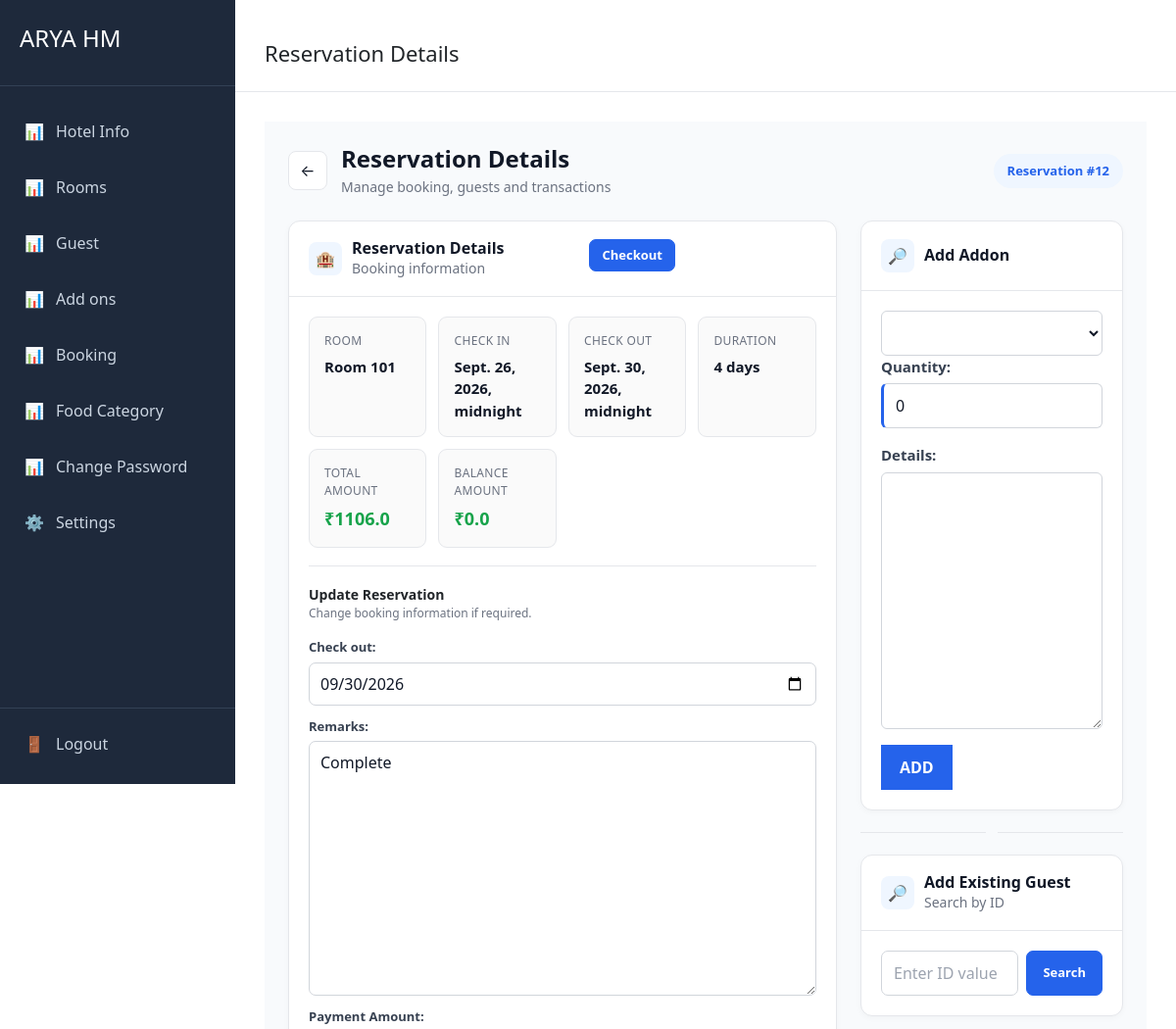
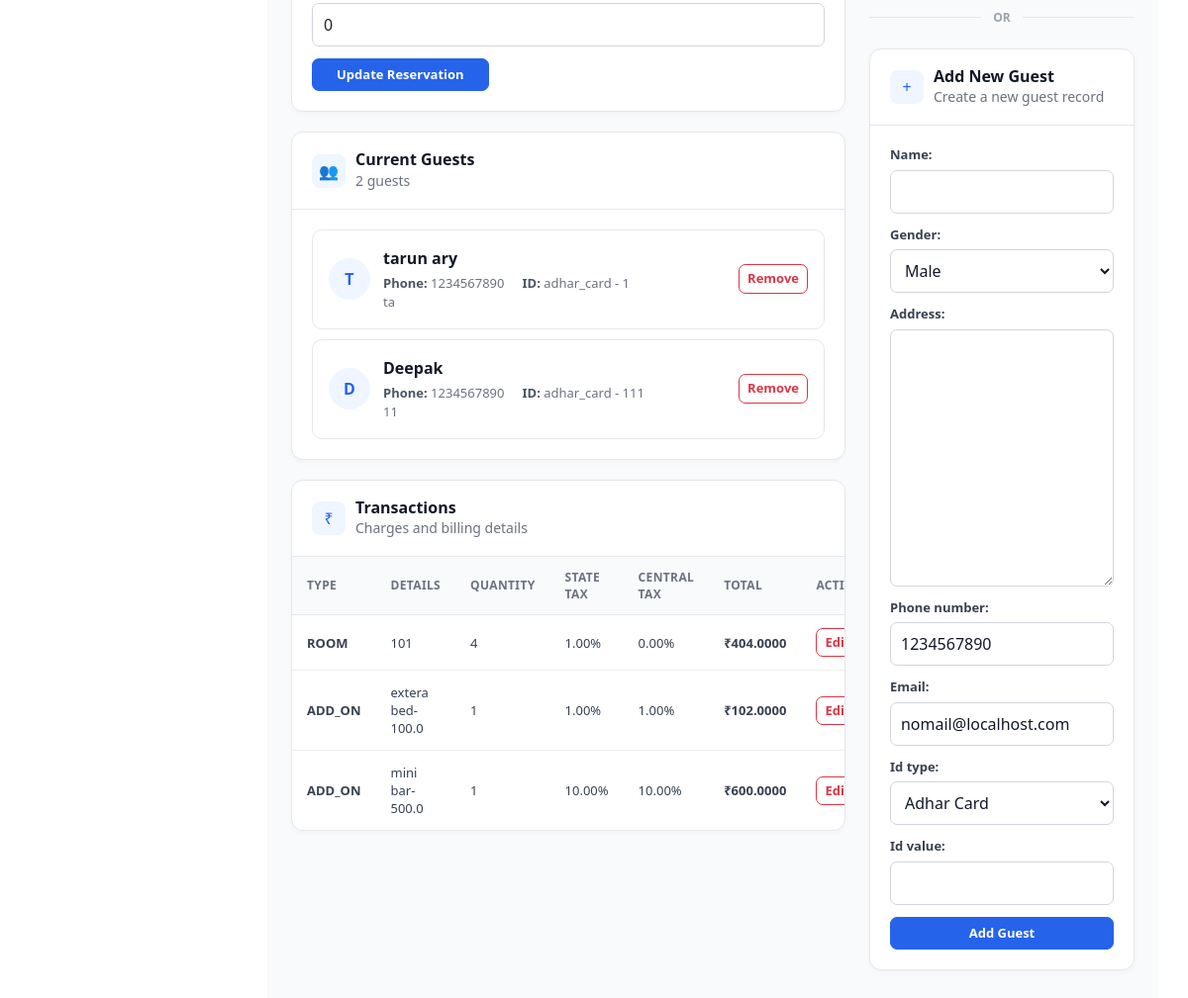
Screenshot of /reservation/booking/12 with the database file from the repository (2 pictures, top to bottom).
### reservation/models.py (models this page shows, shortened)
class Reservation(models.Model):
    hotel = models.ForeignKey(Hotel,on_delete=models.CASCADE,related_name='reservations')
    check_in = models.DateTimeField()
    check_out = models.DateTimeField()
    room = models.ForeignKey(Room,on_delete=models.CASCADE,related_name='reservations')
    status = models.CharField(max_length=30,choices=ReservationStatus.choices,default=ReservationStatus.CHECKIN)
    create_at = models.DateTimeField(auto_now_add=True)
    update_at = models.DateTimeField(auto_now=True)
    total_amount_recived = models.FloatField(default=0)
    remarks = models.TextField(default="",blank=True, null=True)
    guests = models.ManyToManyField(through="ReservationGuest",to=Guest)
    @property
    def days(self):
        duration = self.check_out - self.check_in
        return math.ceil(duration.total_seconds() / (24 * 60 * 60))

### room/models.py (models this page shows, shortened)
class Room(models.Model):
    hotel = models.ForeignKey(Hotel,on_delete=models.CASCADE,related_name='rooms')
    room_number = models.IntegerField()
    per_night_price=models.FloatField()
    state_tax_percentage=models.FloatField()
    center_tax_percentage=models.FloatField()
    room_type=models.CharField(max_length=30,choices=RoomType.choices,default=RoomType.SINGLE)
    status=models.CharField(max_length=30,choices=RoomStatus.choices,default=RoomStatus.AVAILABLE)
    create_at = models.DateTimeField(auto_now_add=True)
    update_at = models.DateTimeField(auto_now=True)
    deleted_at = models.DateTimeField(null=True, blank=True)

### guest/models.py (models this page shows, shortened)
class Guest(models.Model):
    hotel = models.ForeignKey(Hotel,on_delete=models.CASCADE,related_name='guests')
    name = models.CharField(max_length=100)
    gender = models.TextField(choices=GendarChoise.choices,default=GendarChoise.Male,blank=True, null=True)
    address = models.TextField()
    phone_number = models.CharField(max_length=10,default="1234567890")
    email = models.EmailField(default='nomail@localhost.com')
    id_type = models.CharField(max_length=20,choices=IdType.choices,default=IdType.ADHAR)
    id_value = models.CharField(max_length=50)
    create_at = models.DateTimeField(auto_now_add=True)
    update_at = models.DateTimeField(auto_now=True)

### transactions/models.py (models this page shows, shortened)
class Transaction(models.Model):
    type=models.CharField(choices=TransactionType.choices,max_length=10,default=TransactionType.ROOM)
    reservation=models.ForeignKey(Reservation,on_delete=models.CASCADE,related_name='transactions')
    price=models.DecimalField(max_digits=10,decimal_places=2)
    state_tax_percentage=models.DecimalField(max_digits=10,decimal_places=2)
    central_tax_percentage=models.DecimalField(max_digits=10,decimal_places=2)
    quantity=models.IntegerField(default=0)
    created_at=models.DateTimeField(auto_now_add=True)
    updated_at=models.DateTimeField(auto_now=True)
    details=models.TextField(blank=True,null=True)
    @property
    def subtotal(self):
        return self.price * self.quantity
    @property
    def state_tax_amount(self):
        return self.subtotal * self.state_tax_percentage / 100
    @property
    def central_tax_amount(self):
        return self.subtotal * self.central_tax_percentage / 100
    @property
    def total_price(self):
        return (
                self.subtotal
                + self.state_tax_amount
                + self.central_tax_amount
        )
    @staticmethod
    def find_all_by_reservation(reservation:Reservation)->list:
        return [i for i in Transaction.objects.filter(reservation=reservation).all()]

### reservation/views.py (the view)
# urls.py: path("booking/<bookingId>", views.edit_booking, name="add_guest"),
def edit_booking(request, bookingId):
    reservation = Reservation.objects.get(id=bookingId)
    hotel = getHotel(request)
    addons=Addon.find_all_available(hotel)
    mapResverationAndGuest(request, reservation)
    unmapResverationAndGuest(request, reservation)
    add_new_guest(request, reservation, hotel)
    updateReservation(request, reservation)
    add_on_transaction_creation(request, reservation, hotel)
    transactions:list[Transaction]=Transaction.find_all_by_reservation(reservation)
    total=calculate_total_from_allTransaction(transactions)
    balance = total-float(reservation.total_amount_recived)
    context = { 'reservation':reservation,
                'guest_search_list':search_guest(request,hotel),
                'current_guest_list':currentGuest(reservation),
                'add_new_guest_form':GuestForm(),
                'reservation_update_form':ReservationUpdateForm(instance=reservation),
                'transactions':transactions,
                'addons':addons,
                'total_price':total,
                'balance':balance,
                "addon_transaction_form":AddOnTransactionForm()}
    return render(request, 'reservation/editBooking.html',
                  context)

### reservation/templates/reservation/editBooking.html (shortened to what this page needs)
{% extends "user/base.html" %}
{% block page_title %}
Reservation Details
{% endblock %}
{% block content %}
<div class="reservation-page">
  <div class="container-fluid px-3 px-md-4">
    <div class="page-header">
      <div class="page-header-left">
        <a
          href="{% url 'reservation_view' %}"
          class="back-button"
          title="Back to reservations"
        >
          ←
        </a>
        <div>
          <h2>Reservation Details</h2>
          <p>Manage booking, guests and transactions</p>
        </div>
      </div>
      <div class="reservation-id">
        Reservation #{{ reservation.id }}
      </div>
    </div>
    <div class="row g-4">
      <div class="col-lg-8">
        <div class="dashboard-card">
          <div class="card-header-custom">
            <div class="card-header-title">
              <div class="card-icon">
                🏨
              </div>
              <div class="row">
                <div class="col-10">
                  <h5>Reservation Details</h5>
                  <small>Booking information</small>
                </div>
                <div class="col-2">
                  <small>
                    <a class="btn btn-primary" href="{% url 'checkout_view' reservation.id %}" > Checkout </a>
                  </small>
                </div>
              </div>
            </div>
          </div>
          <div class="card-body-custom">
            <div class="reservation-summary">
              <div class="summary-item">
                <div class="summary-label">
                  Room
                </div>
                <div class="summary-value">
                  Room {{ reservation.room.room_number }}
                </div>
              </div>
              <div class="summary-item">
                <div class="summary-label">
                  Check In
                </div>
                <div class="summary-value">
                  {{ reservation.check_in }}
                </div>
              </div>
              <div class="summary-item">
                <div class="summary-label">
                  Check Out
                </div>
                <div class="summary-value">
                  {{ reservation.check_out }}
                </div>
              </div>
              <div class="summary-item">
                <div class="summary-label">
                  Duration
                </div>
                <div class="summary-value">
                  {{ reservation.days }} day{{ reservation.days|pluralize }}
                </div>
              </div>
              <div class="summary-item">
                <div class="summary-label">
                  Total Amount
                </div>
                <div class="summary-value price-value">
                  ₹{{ total_price }}
                </div>
              </div>
               <div class="summary-item">
                <div class="summary-label">
                  Balance Amount
                </div>
                <div class="summary-value price-value">
                  ₹{{ balance }}
                </div>
              </div>
            </div>
            <div class="update-form">
              <div class="mb-3">
                <strong style="font-size: 14px;">
                  Update Reservation
                </strong>
                <div style="font-size: 12px; color: #6b7280;">
                  Change booking information if required.
                </div>
              </div>
              <form method="POST">
                {{ reservation_update_form.as_p }}
                <button
                  type="submit"
                  class="btn btn-primary px-4"
                >
                  Update Reservation
                </button>
              </form>
            </div>
          </div>
        </div>
        {% include "guest/view_current_guest_c.html" %}
        {% include "transactions/view_transactions_c.html" %}
      </div>
      <div class="col-lg-4">
      {% include 'reservation/editBooking_addon_transaction_c.html' %}
      {% include 'reservation/editBooking_guest_c.html' %}
      </div>
    </div>
  </div>
</div>
{% endblock %}

### guest/templates/guest/view_current_guest_c.html (shortened to what this page needs)
<div class="dashboard-card">
          <div class="card-header-custom">
            <div class="card-header-title">
              <div class="card-icon">
                👥
              </div>
              <div>
                <h5>Current Guests</h5>
                <small>
                  {% if current_guest_list %}
                    {{ current_guest_list|length }} guest{{ current_guest_list|length|pluralize }}
                  {% else %}
                    No guests added
                  {% endif %}
                </small>
              </div>
            </div>
          </div>
          <div class="card-body-custom">
            {% if current_guest_list %}
              <div class="guest-list">
                {% for currentGuest in current_guest_list %}
                  <div class="guest-card">
                    <div class="guest-main">
                      <div class="guest-avatar">
                        {{ currentGuest.name|first|upper }}
                      </div>
                      <div>
                        <div class="guest-name">
                          {{ currentGuest.name }}
                        </div>
                        <div class="guest-details">
                          <div class="guest-detail">
                            <strong>Phone:</strong>
                            {{ currentGuest.phone_number }}
                          </div>
                          <div class="guest-detail">
                            <strong>ID:</strong>
                            {{ currentGuest.id_type }} -
                            {{ currentGuest.id_value }}
                          </div>
                        </div>
                        <div class="guest-meta">
                          {{ currentGuest.address }}
                        </div>
                      </div>
                    </div>
                    <div class="guest-actions">
                      <form method="GET">
                        <button
                          type="submit"
                          class="btn btn-outline-danger btn-sm"
                        >
                          Remove
                        </button>
                      </form>
                    </div>
                  </div>
                {% endfor %}
              </div>
            {% endif %}
          </div>
        </div>

### transactions/templates/transactions/view_transactions_c.html (shortened to what this page needs)
<div class="dashboard-card">
          <div class="card-header-custom">
            <div class="card-header-title">
              <div class="card-icon">
                ₹
              </div>
              <div>
                <h5>Transactions</h5>
                <small>Charges and billing details</small>
              </div>
            </div>
          </div>
          {% if transactions %}
            <div class="transaction-wrapper">
              <table class="transaction-table">
                <thead>
                  <tr>
                    <th>Type</th>
                    <th>Details</th>
                    <th>Quantity</th>
                    <th>State Tax</th>
                    <th>Central Tax</th>
                    <th>Total</th>
                    <th>Action</th>
                  </tr>
                </thead>
                <tbody>
                  {% for i in transactions %}
                    <tr>
                      <td>
                        <strong>{{ i.type }}</strong>
                      </td>
                      <td>
                        {{ i.details }}
                      </td>
                      <td>
                        {{ i.quantity }}
                      </td>
                      <td>
                        {{ i.state_tax_percentage }}%
                      </td>
                      <td>
                        {{ i.central_tax_percentage }}%
                      </td>
                      <td class="transaction-price">
                        ₹{{ i.total_price }}
                      </td>
                      <td class="transaction-price">
                        <a href="{% url 'edit_transaction_view' i.id %}"  class="btn btn-outline-danger btn-sm">Edit</a>
                      </td>
                    </tr>
                  {% endfor %}
                </tbody>
              </table>
            </div>
          {% endif %}
        </div>

### rows the page displays
Reservation: id "12", room.room_number "101", check_in "Sept. 26, 2026, midnight", check_out "Sept. 30, 2026, midnight", days "4", check_out "09/30/2026", remarks "Complete"
Guest: name|first "T", name "tarun ary", phone_number "1234567890", id_type "adhar_card", id_value "1", address "ta"
Guest: name|first "D", name "Deepak", phone_number "1234567890", id_type "adhar_card", id_value "111", address "11"
Transaction: type "ROOM", details "101", quantity "4", state_tax_percentage "1.00", central_tax_percentage "0.00", total_price "404.0000"
Transaction: type "ADD_ON", details "extera bed-100.0", quantity "1", state_tax_percentage "1.00", central_tax_percentage "1.00", total_price "102.0000"
Transaction: type "ADD_ON", details "mini bar-500.0", quantity "1", state_tax_percentage "10.00", central_tax_percentage "10.00", total_price "600.0000"

### other values shown
{{ total_price }} "1106.0"
{{ balance }} "0.0"
{{ current_guest_list|length }} "2"
